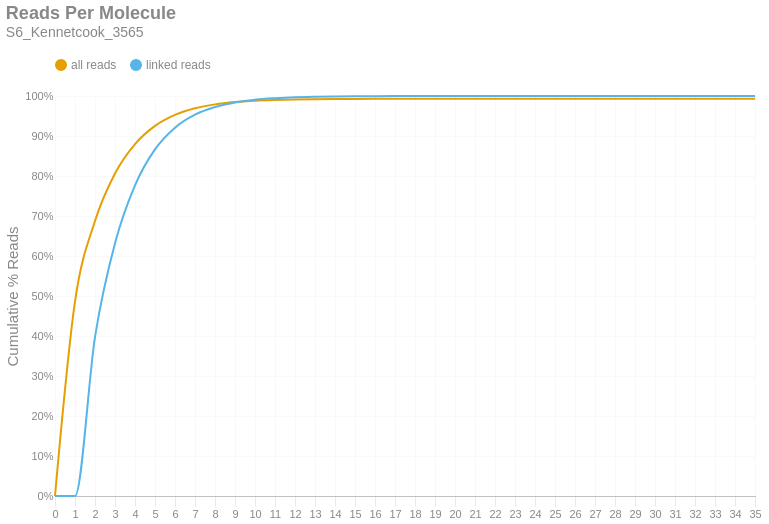

The code cell stored with this chart in its notebook:
### Markdown cell above
### Reads per Molecule
This chart shows the cumulative distribution of the number of reads per linked molecule. That is, how many alignments are associated with a unique molecule. This excludes the number of reads associated with invalid or absent linked-read barcodes. The `linked` histogram is the percentages recalculated when disregarding singletons.

### Code cell
if SKIPLR:
    print_html(f"Skipped")
else:
    counts = np.bincount(valids['reads'].cast(pl.Int64).to_numpy())
    weighted = counts * np.arange(len(counts))
    all_perc = weighted / n_reads
    linked_perc = weighted / n_linked_reads
    linked_perc[1] = 0
    binned_df = pl.DataFrame({
        'readsper': list(range(len(counts))),
        'all reads (cumsum)': np.cumsum(all_perc).tolist(),
        'linked reads (cumsum)': np.cumsum(linked_perc).tolist(),
    })

    with SafeRender(binned_df):
        (
            density_plot(binned_df, 'Reads Per Molecule', samplename, 'readspmol')
            .encode(
                x=alt.X('readsper:O', title=None).axis(labelAngle=0).scale(padding=0),
                y=alt.Y('value:Q', title='Cumulative % Reads').axis(format='%').stack(False),
                color=alt.Color("key:N").scale(domain=["all reads", "linked reads"]),
                tooltip=[
                    alt.Tooltip("key:N", title="Data Type"),
                    alt.Tooltip("readsper:O", title="Reads Per Molecule"),
                    alt.Tooltip("value:Q", format=".2%", title="% Reads (Cum.)")
                ]            
            )
        ).display()

### Figure 1 — Vega-Lite specification as saved in the notebook (floating-point values rounded to 4 significant figures)
{"width": "container", "height": 400, "config": {"title": {"anchor": "start", "dy": -15, "fontSize": 18, "color": "#888888", "subtitleColor": "#888888", "subtitleFontSize": 14}, "arc": {"fill": "#0072B2"}, "axis": {"domainColor": "#888888", "domainWidth": 0.5, "gridWidth": 0.2, "grid": false, "titleFontWeight": 400, "titleFontSize": 15, "labelFontSize": 11, "labelColor": "#888888", "tickColor": "#888888", "tickWidth": 0.2, "titleColor": "#888888"}, "axisBand": {"grid": false}, "axisX": {"grid": true, "tickSize": 10, "domainCap": "round"}, "axisY": {"domain": false, "grid": true, "tickSize": 0, "domainCap": "round"}, "background": "transparent", "header": {"labelFontSize": 15, "labelColor": "#888888", "titleFontSize": 15, "titleFontWeight": 600, "titleColor": "#888888"}, "legend": {"labelFont": "sans-serif", "labelFontSize": 12, "labelColor": "#888888", "symbolSize": 100, "symbolType": "circle", "titleFontSize": 12, "titlePadding": 10, "titleColor": "#888888", "title": null, "orient": "top"}, "range": {"category": ["#E69F00", "#56B4E9", "#009E73", "#F0E442", "#0072B2", "#D55E00", "#CC79A7", "#000000"], "diverging": ["#cfe8f3", "#a2d4ec", "#73bfe2", "#46abdb", "#1696d2", "#12719e"]}, "area": {"fill": "#0072B2", "fillOpacity": 0.7, "line": true, "strokeOpacity": 0.7}, "line": {"color": "#0072B2", "stroke": "#0072B2", "strokeWidth": 2}, "trail": {"color": "#0072B2", "stroke": "#0072B2", "strokeWidth": 0, "size": 1}, "point": {"filled": true, "fillOpacity": 1.0, "size": 95}, "text": {"color": "#888888", "fontSize": 11, "align": "right", "fontWeight": 400, "size": 11}, "bar": {"fill": "#0072B2", "stroke": null}, "view": {"stroke": null, "continuousWidth": 660, "continuousHeight": 400}}, "data": {"name": "data-c10ebf84442f73cb7e4fdf57184c35c9"}, "mark": {"type": "line", "interpolate": "monotone", "point": {"opacity": 0, "size": 275}}, "encoding": {"color": {"field": "key", "scale": {"domain": ["all reads", "linked reads"]}, "type": "nominal"}, "tooltip": [{"field": "key", "title": "Data Type", "type": "nominal"}, {"field": "readsper", "title": "Reads Per Molecule", "type": "ordinal"}, {"field": "value", "format": ".2%", "title": "% Reads (Cum.)", "type": "quantitative"}], "x": {"axis": {"labelAngle": 0}, "field": "readsper", "scale": {"padding": 0}, "title": null, "type": "ordinal"}, "y": {"axis": {"format": "%"}, "field": "value", "stack": false, "title": "Cumulative % Reads", "type": "quantitative"}}, "params": [{"name": "param_c36ac31b6afebe62", "select": {"type": "point", "fields": ["key"]}, "bind": "legend"}], "title": {"text": "Reads Per Molecule", "subtitle": "S6_Kennetcook_3565"}, "transform": [{"fold": ["all reads (cumsum)", "linked reads (cumsum)"]}, {"calculate": "replace(datum.key, ' (cumsum)', '')", "as": "key"}, {"filter": {"param": "param_c36ac31b6afebe62"}}], "usermeta": {"embedOptions": {"downloadFileName": "S6_Kennetcook_3565.readspmol"}}, "$schema": "https://vega.github.io/schema/vega-lite/v6.1.0.json", "datasets": {"data-c10ebf84442f73cb7e4fdf57184c35c9": [{"readsper": 0, "all reads (cumsum)": 0.0, "linked reads (cumsum)": 0.0}, {"readsper": 1, "all reads (cumsum)": 0.4858, "linked reads (cumsum)": 0.0}, {"readsper": 2, "all reads (cumsum)": 0.6873, "linked reads (cumsum)": 0.3974}, {"readsper": 3, "all reads (cumsum)": 0.8062, "linked reads (cumsum)": 0.6317}, {"readsper": 4, "all reads (cumsum)": 0.8798, "linked reads (cumsum)": 0.7767}, {"readsper": 5, "all reads (cumsum)": 0.9254, "linked reads (cumsum)": 0.8665}, {"readsper": 6, "all reads (cumsum)": 0.9529, "linked reads (cumsum)": 0.9208}, {"readsper": 7, "all reads (cumsum)": 0.9694, "linked reads (cumsum)": 0.9532}, {"readsper": 8, "all reads (cumsum)": 0.9791, "linked reads (cumsum)": 0.9723}, {"readsper": 9, "all reads (cumsum)": 0.9849, "linked reads (cumsum)": 0.9838}, {"readsper": 10, "all reads (cumsum)": 0.9883, "linked reads (cumsum)": 0.9906}, {"readsper": 11, "all reads (cumsum)": 0.9902, "linked reads (cumsum)": 0.9943}, {"readsper": 12, "all reads (cumsum)": 0.9915, "linked reads (cumsum)": 0.9968}, {"readsper": 13, "all reads (cumsum)": 0.9921, "linked reads (cumsum)": 0.9981}, {"readsper": 14, "all reads (cumsum)": 0.9925, "linked reads (cumsum)": 0.9989}, {"readsper": 15, "all reads (cumsum)": 0.9928, "linked reads (cumsum)": 0.9994}, {"readsper": 16, "all reads (cumsum)": 0.9929, "linked reads (cumsum)": 0.9996}, {"readsper": 17, "all reads (cumsum)": 0.993, "linked reads (cumsum)": 0.9998}, {"readsper": 18, "all reads (cumsum)": 0.993, "linked reads (cumsum)": 0.9998}, {"readsper": 19, "all reads (cumsum)": 0.993, "linked reads (cumsum)": 0.9999}, {"readsper": 20, "all reads (cumsum)": 0.9931, "linked reads (cumsum)": 0.9999}, {"readsper": 21, "all reads (cumsum)": 0.9931, "linked reads (cumsum)": 1.0}, {"readsper": 22, "all reads (cumsum)": 0.9931, "linked reads (cumsum)": 1.0}, {"readsper": 23, "all reads (cumsum)": 0.9931, "linked reads (cumsum)": 1.0}, {"readsper": 24, "all reads (cumsum)": 0.9931, "linked reads (cumsum)": 1.0}, {"readsper": 25, "all reads (cumsum)": 0.9931, "linked reads (cumsum)": 1.0}, {"readsper": 26, "all reads (cumsum)": 0.9931, "linked reads (cumsum)": 1.0}, {"readsper": 27, "all reads (cumsum)": 0.9931, "linked reads (cumsum)": 1.0}, {"readsper": 28, "all reads (cumsum)": 0.9931, "linked reads (cumsum)": 1.0}, {"readsper": 29, "all reads (cumsum)": 0.9931, "linked reads (cumsum)": 1.0}, {"readsper": 30, "all reads (cumsum)": 0.9931, "linked reads (cumsum)": 1.0}, {"readsper": 31, "all reads (cumsum)": 0.9931, "linked reads (cumsum)": 1.0}, {"readsper": 32, "all reads (cumsum)": 0.9931, "linked reads (cumsum)": 1.0}, {"readsper": 33, "all reads (cumsum)": 0.9931, "linked reads (cumsum)": 1.0}, {"readsper": 34, "all reads (cumsum)": 0.9931, "linked reads (cumsum)": 1.0}, {"readsper": 35, "all reads (cumsum)": 0.9931, "linked reads (cumsum)": 1.0}]}}
